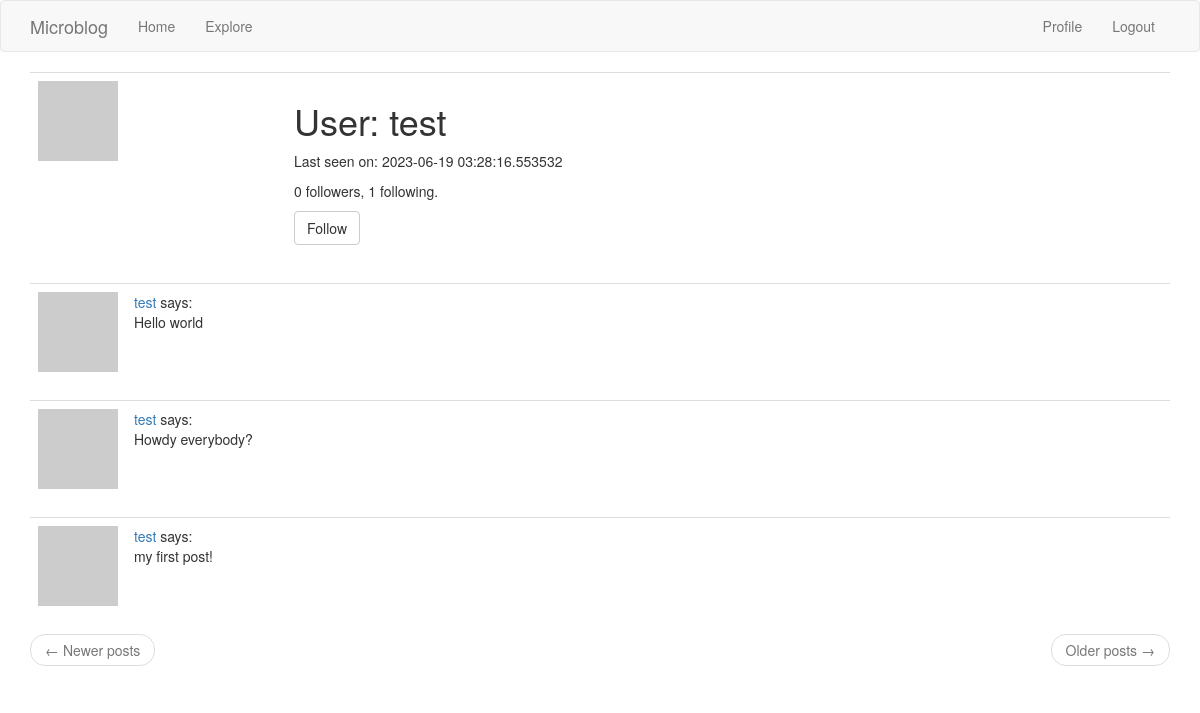
Page /user/test (signed in) on the committed database.
### app/models.py (models this page shows, shortened)
class User(UserMixin, db.Model):
    id = db.Column(db.Integer, primary_key=True)
    username = db.Column(db.String(64), index=True, unique=True)
    email = db.Column(db.String(120), index=True, unique=True)
    password_hash = db.Column(db.String(128))
    posts = db.relationship('Post', backref='author', lazy='dynamic')
    about_me = db.Column(db.String(140))
    last_seen = db.Column(db.DateTime, default=datetime.utcnow)
    followed = db.relationship(
        'User', secondary=followers,
        primaryjoin=(followers.c.follower_id == id),
        secondaryjoin=(followers.c.followed_id == id),
        backref=db.backref('followers', lazy='dynamic'), lazy='dynamic')
    def avatar(self, size):
        digest = md5(self.email.lower().encode('utf-8')).hexdigest()
        return f'https://www.gravatar.com/avatar/{digest}?d=retro&s={size}'
    def is_following(self, user):
        return self.followed.filter(
            followers.c.followed_id == user.id).count() > 0

class Post(db.Model):
    id = db.Column(db.Integer, primary_key=True)
    body = db.Column(db.String(140))
    timestamp = db.Column(db.DateTime, index=True, default=datetime.utcnow)
    user_id = db.Column(db.Integer, db.ForeignKey('user.id'))

### app/routes.py (the view)
@app.route('/user/<username>')
@login_required
def user(username):
    user = User.query.filter_by(username=username).first_or_404()
    page = request.args.get('page', 1, type=int)
    posts = user.posts.order_by(Post.timestamp.desc()).paginate(
        page=page, per_page=app.config['POSTS_PER_PAGE'], error_out=False)
    next_url = url_for('user', username=user.username, page=posts.next_num) \
        if posts.has_next else None
    prev_url = url_for('user', username=user.username, page=posts.prev_num) \
        if posts.has_prev else None
    form = EmptyForm()
    return render_template('user.html', user=user, posts=posts.items,
                           next_url=next_url, prev_url=prev_url, form=form)

### app/forms.py
class EmptyForm(FlaskForm):
    submit = SubmitField('Submit')

### app/models.py (called while the page is built)
@login.user_loader
def load_user(id):
    return User.query.get(int(id))

### app/routes.py (called while the page is built)
@app.before_request
def before_request():
    if current_user.is_authenticated:
        current_user.last_seen = datetime.utcnow()
        db.session.commit()

### app/templates/user.html (shortened to what this page needs)
{% extends "base.html" %}
{% block app_content %}
    <table class="table table-hover">
        <tr>
            <td width="256px"><img src="{{ user.avatar(256) }}"></td>
            <td>
                <h1>User: {{ user.username }}</h1>
                {% if user.last_seen %}<p>Last seen on: {{ user.last_seen }}</p>{% endif %}
                <p>{{ user.followers.count() }} followers, {{ user.followed.count() }} following.</p>
                {% if user == current_user %}
                <p><a href="{{ url_for('edit_profile') }}">Edit your profile</a></p>
                {% elif not current_user.is_following(user) %}
                <p>
                    <form action="{{ url_for('follow', username=user.username) }}" method="post">
                        {{ form.submit(value='Follow', class_='btn btn-default') }}
                    </form>
                </p>
                {% endif %}
            </td>
        </tr>
    </table>
    {% for post in posts %}
        {% include '_post.html' %}
    {% endfor %}
    <nav aria-label="...">
        <ul class="pager">
            <li class="previous{% if not prev_url %} disabled{% endif %}">
                <a href="{{ prev_url or '#' }}">
                    <span aria-hidden="true">&larr;</span> Newer posts
                </a>
            </li>
            <li class="next{% if not next_url %} disabled{% endif %}">
                <a href="{{ next_url or '#' }}">
                    Older posts <span aria-hidden="true">&rarr;</span>
                </a>
            </li>
        </ul>
    </nav>
{% endblock %}

### app/templates/_post.html
<table class="table table-hover">
    <tr>
        <td width="70px">
            <a href="{{ url_for('user', username=post.author.username) }}">
                <img src="{{ post.author.avatar(70) }}" />
            </a>
        </td>
        <td>
            <a href="{{ url_for('user', username=post.author.username) }}">
                {{ post.author.username }}
            </a>
            says:
            <br>
            {{ post.body }}
        </td>
    </tr>
</table>

### rows in the picture
User: username "test", last_seen "2023-06-19 03:28:16.553532"
Post: author.username "test", body "Hello world"
Post: author.username "test", body "Howdy everybody?"
Post: author.username "test", body "my first post!"

### other values in the picture
{{ user.followers.count() }} "0"
{{ user.followed.count() }} "1"
